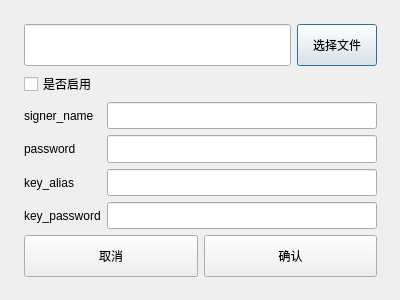
<?xml version="1.0" encoding="UTF-8"?>
<ui version="4.0">
 <class>dialog_signer_config</class>
 <widget class="QDialog" name="dialog_signer_config">
  <property name="geometry">
   <rect>
    <x>0</x>
    <y>0</y>
    <width>400</width>
    <height>300</height>
   </rect>
  </property>
  <property name="windowTitle">
   <string>Dialog</string>
  </property>
  <widget class="QWidget" name="verticalLayoutWidget">
   <property name="geometry">
    <rect>
     <x>0</x>
     <y>0</y>
     <width>401</width>
     <height>301</height>
    </rect>
   </property>
   <layout class="QVBoxLayout" name="verticalLayout" stretch="1,1,3,1">
    <property name="spacing">
     <number>6</number>
    </property>
    <property name="leftMargin">
     <number>24</number>
    </property>
    <property name="topMargin">
     <number>24</number>
    </property>
    <property name="rightMargin">
     <number>24</number>
    </property>
    <property name="bottomMargin">
     <number>24</number>
    </property>
    <item>
     <layout class="QHBoxLayout" name="horizontalLayout_5" stretch="4,1">
      <item>
       <widget class="QLineEdit" name="edt_signer_file_path">
        <property name="sizePolicy">
         <sizepolicy hsizetype="Expanding" vsizetype="Expanding">
          <horstretch>0</horstretch>
          <verstretch>0</verstretch>
         </sizepolicy>
        </property>
       </widget>
      </item>
      <item>
       <widget class="QPushButton" name="btn_signer_file">
        <property name="sizePolicy">
         <sizepolicy hsizetype="Expanding" vsizetype="Expanding">
          <horstretch>0</horstretch>
          <verstretch>0</verstretch>
         </sizepolicy>
        </property>
        <property name="text">
         <string>选择文件</string>
        </property>
       </widget>
      </item>
     </layout>
    </item>
    <item>
     <layout class="QHBoxLayout" name="horizontalLayout">
      <item>
       <widget class="QCheckBox" name="ckb_is_used_signer">
        <property name="text">
         <string>是否启用</string>
        </property>
       </widget>
      </item>
     </layout>
    </item>
    <item>
     <layout class="QGridLayout" name="gridLayout" columnstretch="1,4">
      <item row="3" column="0">
       <widget class="QLabel" name="label_2">
        <property name="sizePolicy">
         <sizepolicy hsizetype="Expanding" vsizetype="Preferred">
          <horstretch>0</horstretch>
          <verstretch>0</verstretch>
         </sizepolicy>
        </property>
        <property name="text">
         <string>key_alias</string>
        </property>
       </widget>
      </item>
      <item row="2" column="1">
       <widget class="QLineEdit" name="edt_signer_pwd">
        <property name="sizePolicy">
         <sizepolicy hsizetype="Expanding" vsizetype="Expanding">
          <horstretch>0</horstretch>
          <verstretch>0</verstretch>
         </sizepolicy>
        </property>
       </widget>
      </item>
      <item row="4" column="0">
       <widget class="QLabel" name="label_3">
        <property name="sizePolicy">
         <sizepolicy hsizetype="Expanding" vsizetype="Expanding">
          <horstretch>0</horstretch>
          <verstretch>0</verstretch>
         </sizepolicy>
        </property>
        <property name="text">
         <string>key_password</string>
        </property>
       </widget>
      </item>
      <item row="3" column="1">
       <widget class="QLineEdit" name="edt_signer_key_alias">
        <property name="sizePolicy">
         <sizepolicy hsizetype="Expanding" vsizetype="Expanding">
          <horstretch>0</horstretch>
          <verstretch>0</verstretch>
         </sizepolicy>
        </property>
       </widget>
      </item>
      <item row="2" column="0">
       <widget class="QLabel" name="label">
        <property name="sizePolicy">
         <sizepolicy hsizetype="Expanding" vsizetype="Expanding">
          <horstretch>0</horstretch>
          <verstretch>0</verstretch>
         </sizepolicy>
        </property>
        <property name="text">
         <string>password</string>
        </property>
       </widget>
      </item>
      <item row="4" column="1">
       <widget class="QLineEdit" name="edt_signer_key_pwd">
        <property name="sizePolicy">
         <sizepolicy hsizetype="Expanding" vsizetype="Expanding">
          <horstretch>0</horstretch>
          <verstretch>0</verstretch>
         </sizepolicy>
        </property>
       </widget>
      </item>
      <item row="0" column="0">
       <widget class="QLabel" name="label_4">
        <property name="sizePolicy">
         <sizepolicy hsizetype="Expanding" vsizetype="Expanding">
          <horstretch>0</horstretch>
          <verstretch>0</verstretch>
         </sizepolicy>
        </property>
        <property name="text">
         <string>signer_name</string>
        </property>
       </widget>
      </item>
      <item row="0" column="1">
       <widget class="QLineEdit" name="edt_signer_name">
        <property name="sizePolicy">
         <sizepolicy hsizetype="Expanding" vsizetype="Expanding">
          <horstretch>0</horstretch>
          <verstretch>0</verstretch>
         </sizepolicy>
        </property>
       </widget>
      </item>
     </layout>
    </item>
    <item>
     <layout class="QHBoxLayout" name="horizontalLayout_4" stretch="0,0">
      <item>
       <widget class="QPushButton" name="btn_signer_cancel">
        <property name="sizePolicy">
         <sizepolicy hsizetype="Expanding" vsizetype="Expanding">
          <horstretch>0</horstretch>
          <verstretch>0</verstretch>
         </sizepolicy>
        </property>
        <property name="text">
         <string>取消</string>
        </property>
       </widget>
      </item>
      <item>
       <widget class="QPushButton" name="btn_signer_confirm">
        <property name="sizePolicy">
         <sizepolicy hsizetype="Expanding" vsizetype="Expanding">
          <horstretch>0</horstretch>
          <verstretch>0</verstretch>
         </sizepolicy>
        </property>
        <property name="text">
         <string>确认</string>
        </property>
       </widget>
      </item>
     </layout>
    </item>
   </layout>
  </widget>
 </widget>
 <resources/>
 <connections/>
</ui>
